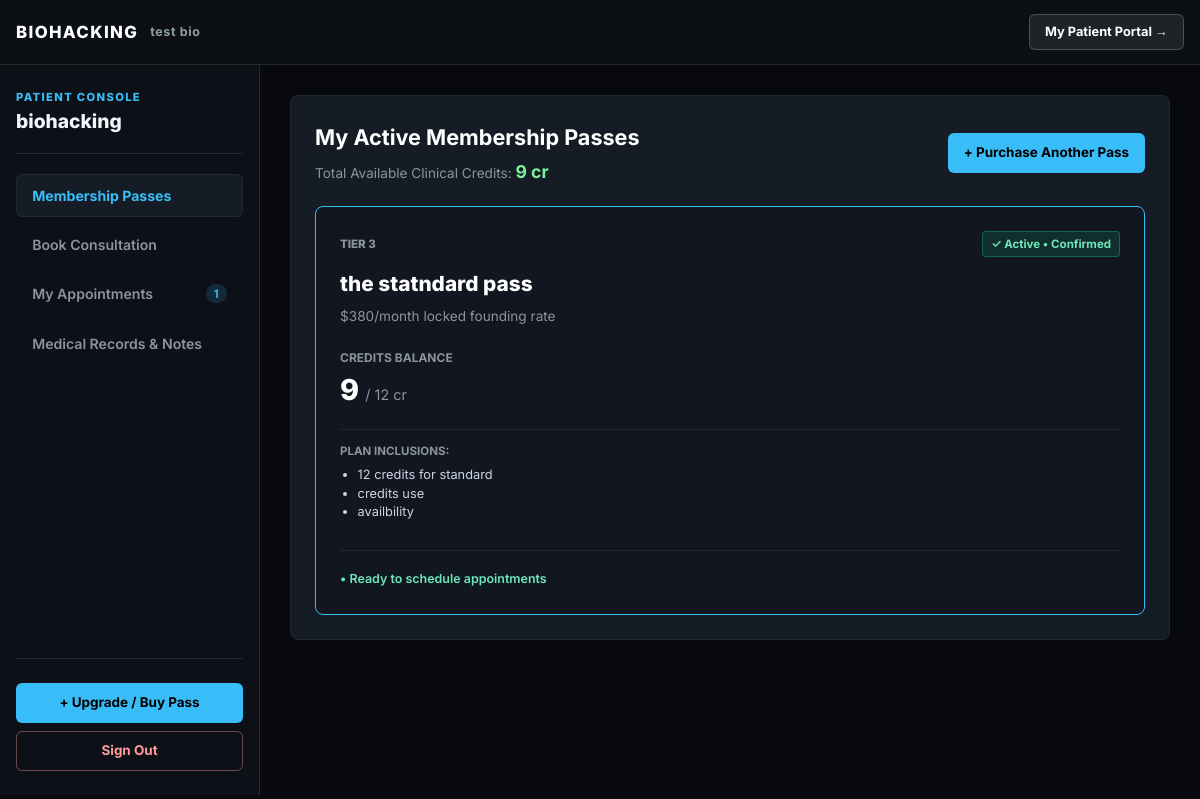
Page /dashboard/member/?org=bio-hacking (signed in) on the earlier database version.
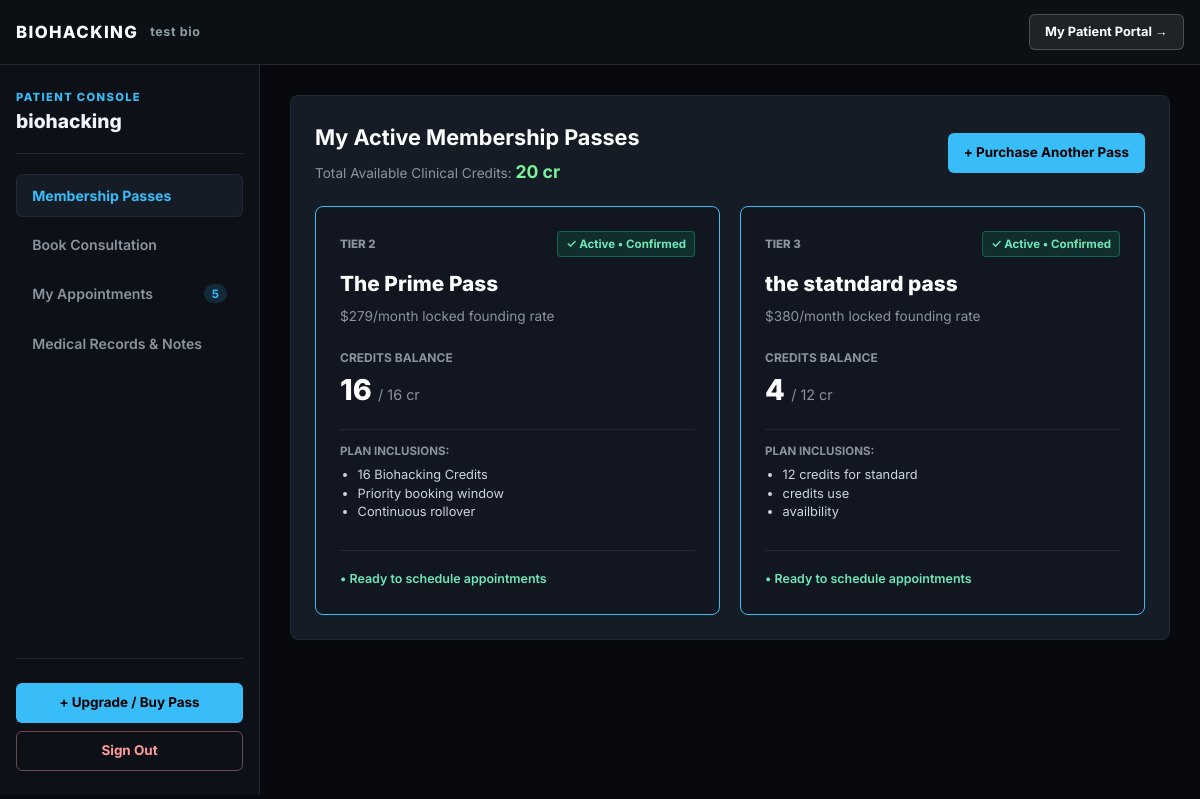
Same page on the later database version.
### tenancy/models.py (models this page shows, shortened)
class Organization(models.Model):
    id = models.UUIDField(primary_key=True, default=uuid.uuid4, editable=False)
    name = models.CharField(max_length=255)
    slug = models.SlugField(unique=True)
    custom_domain = models.CharField(max_length=255, blank=True, null=True, unique=True)
    branding = models.JSONField(
        default=dict,
        help_text="Branding tokens: accent_color, accent_hover, primary_color, tagline, logo_url"
    )
    founding_cap = models.PositiveIntegerField(
        default=100,
        help_text="Total available founding slots (Admin configured)"
    )
    is_active = models.BooleanField(default=True)
    created_at = models.DateTimeField(auto_now_add=True)

### memberships/models.py (models this page shows, shortened)
class Membership(models.Model):
    STATUS_CHOICES = (
        ('active', 'Active'),
        ('pending_deposit', 'Pending Admin Approval (Paid)'),
        ('unpaid', 'Payment Required (Unpaid)'),
        ('canceled', 'Canceled'),
    )
    id = models.UUIDField(primary_key=True, default=uuid.uuid4, editable=False)
    organization = models.ForeignKey(Organization, on_delete=models.CASCADE)
    user = models.ForeignKey(User, on_delete=models.CASCADE, related_name='memberships')
    plan = models.ForeignKey(MembershipPlan, on_delete=models.CASCADE)
    status = models.CharField(max_length=20, choices=STATUS_CHOICES, default='unpaid')
    credit_balance = models.IntegerField(default=0)
    created_at = models.DateTimeField(auto_now_add=True)

class MembershipPlan(models.Model):
    id = models.UUIDField(primary_key=True, default=uuid.uuid4, editable=False)
    organization = models.ForeignKey(Organization, on_delete=models.CASCADE, related_name='plans')
    tier_label = models.CharField(max_length=60, default="TIER 1", help_text="e.g. TIER 1, TIER 2, TIER 4 - EXECUTIVE")
    name = models.CharField(max_length=120)  # Core Pass, Prime Pass, etc.
    standard_rate = models.DecimalField(max_digits=8, decimal_places=2, default=199.00)
    rate_monthly = models.DecimalField(max_digits=8, decimal_places=2)  # Founding rate: 179.00
    credits_per_period = models.PositiveIntegerField()
    deposit_amount = models.DecimalField(max_digits=8, decimal_places=2, default=100.00)
    is_featured = models.BooleanField(default=False)
    inclusions = models.JSONField(default=list)
    allotments = models.JSONField(default=dict)
    stripe_customer_id = models.CharField(max_length=255, blank=True, null=True)
    stripe_subscription_id = models.CharField(max_length=255, blank=True, null=True)

### tenancy/views_dashboards.py (the view)
# urls.py: path('dashboard/member/', member_dashboard_view, name='member_dashboard'),
@login_required
def member_dashboard_view(request):
    user = request.user
    tenant = getattr(request, 'tenant', None)
    org_slug = request.GET.get('org')
    if not tenant and org_slug:
        tenant = Organization.objects.filter(slug=org_slug).first()
    all_user_memberships = Membership.objects.filter(
        user=user,
        organization=tenant
    ).select_related('plan').order_by('-created_at')
    active_memberships = all_user_memberships.filter(status='active')
    total_active_credits = sum(m.credit_balance for m in active_memberships)
    primary_membership = active_memberships.first() or all_user_memberships.first()
    bookings = Booking.objects.filter(
        membership__user=user,
        organization=tenant
    ).select_related('resource', 'doctor').prefetch_related('clinical_note').order_by('-start_time')
    available_plans = MembershipPlan.objects.filter(organization=tenant).order_by('rate_monthly')
    resources = Resource.objects.filter(organization=tenant, is_active=True).order_by('name')
    doctors = UserProfile.objects.filter(
        organization=tenant,
        role='doctor'
    ).select_related('user')
    if not doctors.exists():
        doctors = UserProfile.objects.filter(role='doctor').select_related('user')
    context = {
        'membership': primary_membership,
        'all_user_memberships': all_user_memberships,
        'total_active_credits': total_active_credits,
        'bookings': bookings,
        'tenant': tenant,
        'available_plans': available_plans,
        'resources': resources,
        'doctors': doctors,  # <-- Dropdown ke liye doctors list
    }
    return render(request, 'memberships/dashboard.html', context)

### memberships/templates/memberships/dashboard.html (shortened to what this page needs)
{% extends 'tenancy/base.html' %}
{% load static %}
{% block content %}
<div class="mem-app-layout">
  <aside id="app-sidebar" class="mem-sidebar">
    <div>
      <div class="mem-sidebar-brand">
        <div class="mem-sidebar-badge">Patient Console</div>
        <h2 class="mem-sidebar-title">{{ tenant.name|default:"Clinical Practice" }}</h2>
      </div>
      <nav>
        <ul class="mem-nav-list">
          <li>
            <button type="button" class="mem-nav-item active" onclick="activateSection('tab-overview')">
              <span>Membership Passes</span>
            </button>
          </li>
          <li>
            <button type="button" class="mem-nav-item" onclick="activateSection('tab-reserve')">
              <span>Book Consultation</span>
            </button>
          </li>
          <li>
            <button type="button" class="mem-nav-item" onclick="activateSection('tab-bookings')">
              <span>My Appointments</span>
              <span class="mem-nav-badge">{{ bookings|length }}</span>
            </button>
          </li>
          <li>
            <button type="button" class="mem-nav-item" onclick="activateSection('tab-history')">
              <span>Medical Records &amp; Notes</span>
            </button>
          </li>
        </ul>
      </nav>
    </div>
    <div style="display: flex; flex-direction: column; gap: 0.5rem; padding-top: 1.5rem; border-top: 1px solid var(--mem-border);">
      <a href="/?org={{ tenant.slug|default:'bio-hacking' }}#pricing-tiers" class="mem-btn mem-btn-primary" style="width: 100%; text-decoration: none;">
        + Upgrade / Buy Pass
      </a>
      <a href="/logout/" class="mem-btn mem-btn-danger" style="width: 100%;">Sign Out</a>
    </div>
  </aside>
  <main class="mem-stage">
    <div id="tab-overview" class="mem-tab-content active">
      <section class="mem-panel">
        <div class="mem-panel-header">
          <div>
            <h2 class="mem-panel-title">My Active Membership Passes</h2>
            <p style="color: var(--mem-muted); font-size: 0.85rem; margin-top: 0.2rem;">
              Total Available Clinical Credits: <strong style="color: var(--mem-success); font-size: 1.1rem;">{{ total_active_credits|default:0 }} cr</strong>
            </p>
          </div>
          <a href="/?org={{ tenant.slug|default:'bio-hacking' }}#pricing-tiers" class="mem-btn mem-btn-primary" style="text-decoration: none;">
            + Purchase Another Pass
          </a>
        </div>
        <div class="mem-cards-grid">
          {% for mem in all_user_memberships %}
          <div style="background: var(--mem-surface); border: 1px solid {% if mem.status == 'active' %}var(--mem-accent){% elif mem.status == 'pending_deposit' %}var(--mem-warning){% else %}rgba(255, 255, 255, 0.2){% endif %}; padding: 1.5rem; border-radius: 8px; display: flex; flex-direction: column; justify-content: space-between; gap: 1rem; position: relative;">
            <div>
              <div style="display: flex; justify-content: space-between; align-items: center; margin-bottom: 0.65rem;">
                <span style="font-size: 0.72rem; color: var(--mem-muted); font-weight: 800; text-transform: uppercase;">
                  {{ mem.plan.tier_label }}
                </span>
                {% if mem.status == 'active' %}
                  <span style="font-size: 0.72rem; background: rgba(16, 185, 129, 0.15); color: #6ee7b7; border: 1px solid rgba(16, 185, 129, 0.4); padding: 0.18rem 0.5rem; border-radius: 4px; font-weight: 700;">
                    &#10003; Active &bull; Confirmed
                  </span>
                {% elif mem.status == 'pending_deposit' %}
                  <span style="font-size: 0.72rem; background: rgba(245, 158, 11, 0.15); color: #fbbf24; border: 1px solid rgba(245, 158, 11, 0.4); padding: 0.18rem 0.5rem; border-radius: 4px; font-weight: 700;">
                    &#9679; Payment Received &bull; Pending Verification
                  </span>
                {% else %}
                  <span style="font-size: 0.72rem; background: rgba(239, 68, 68, 0.15); color: #fca5a5; border: 1px solid rgba(239, 68, 68, 0.4); padding: 0.18rem 0.5rem; border-radius: 4px; font-weight: 700;">
                    &#9888; Payment Required (Unpaid)
                  </span>
                {% endif %}
              </div>
              <h3 style="margin: 0; font-size: 1.3rem; color: #fff; font-weight: 800;">{{ mem.plan.name }}</h3>
              <div style="font-size: 0.85rem; color: var(--mem-muted); margin-top: 0.35rem;">
                ${{ mem.plan.rate_monthly|floatformat:0 }}/month locked founding rate
              </div>
              <div style="margin: 1.25rem 0 0.5rem;">
                <div style="font-size: 0.75rem; text-transform: uppercase; color: var(--mem-muted); font-weight: 700;">Credits Balance</div>
                <div style="font-size: 1.8rem; font-weight: 800; color: #fff;">
                  {% if mem.status == 'active' %}
                    {{ mem.credit_balance }} <span style="font-size: 0.9rem; color: var(--mem-muted); font-weight: 400;">/ {{ mem.plan.credits_per_period }} cr</span>
                  {% elif mem.status == 'pending_deposit' %}
                    <span style="color: #fbbf24; font-size: 1.2rem;">+{{ mem.plan.credits_per_period }} credits pending release</span>
                  {% else %}
                    <span style="color: #fca5a5; font-size: 1.2rem;">0 credits (Pay to unlock)</span>
                  {% endif %}
                </div>
              </div>
              <div style="margin-top: 1rem; border-top: 1px solid var(--mem-border-light); padding-top: 0.75rem;">
                <div style="font-size: 0.72rem; color: var(--mem-muted); text-transform: uppercase; font-weight: 700; margin-bottom: 0.35rem;">Plan Inclusions:</div>
                <ul style="padding-left: 1.1rem; margin: 0; font-size: 0.8rem; color: #cbd5e1; line-height: 1.45;">
                  {% for inc in mem.plan.inclusions %}
                    <li>{{ inc }}</li>
                  {% empty %}
                    <li>{{ mem.plan.credits_per_period }} Clinical credits/mo</li>
                  {% endfor %}
                </ul>
              </div>
            </div>
            <div style="margin-top: 0.75rem; border-top: 1px solid var(--mem-border); padding-top: 0.85rem;">
              {% if mem.status == 'active' %}
                <span style="color: #6ee7b7; font-size: 0.78rem; font-weight: 600;">&bull; Ready to schedule appointments</span>
              {% elif mem.status == 'pending_deposit' %}
                <span style="color: #fbbf24; font-size: 0.78rem; font-weight: 600;">&bull; Clinic Admin will verify &amp; activate credits</span>
              {% endif %}
            </div>
          </div>
          {% endfor %}
        </div>
      </section>
    </div>
  </main>
</div>
{% endblock %}

### tenancy/templates/tenancy/base.html (shortened to what this page needs)
{% load static %}
<!DOCTYPE html>
<html lang="en">
<head>
  <link rel="stylesheet" href="{% static 'tenancy/css/base.css' %}">
</head>
<body>
  <header class="site-header">
    <div class="header-wrapper" style="max-width: 1400px; margin: 0 auto; display: flex; justify-content: space-between; align-items: center; width: 100%;">
      <div style="display: flex; align-items: center; gap: 0.75rem;">
        <a href="/?org={{ request.tenant.slug|default:'biohacking' }}" class="brand-logo" style="color: #fff; font-weight: 800; text-decoration: none; font-size: 1.05rem; letter-spacing: 0.08em;">
          {{ request.tenant.name|default:"REVFLOW"|upper }}
        </a>
        <span id="tenant-accent-badge" class="hide-mobile" style="color: var(--app-accent); font-size: 0.78rem; font-weight: 700; letter-spacing: 0.05em;">
          {{ request.tenant.branding.tagline|default:"" }}
        </span>
      </div>
      <div>
        {% if request.user.is_authenticated %}
          {% if request.user.is_superuser %}
            <a href="/dashboard/super-admin/" class="header-dash-btn">
              Master Console &rarr;
            </a>
          {% elif request.user.profile.role == 'org_admin' or request.user.userprofile.role == 'org_admin' %}
            <a href="/dashboard/org-admin/?org={{ request.tenant.slug|default:request.user.profile.organization.slug|default:'biohacking' }}" class="header-dash-btn">
              Clinic Console &rarr;
            </a>
          {% elif request.user.profile.role == 'doctor' or request.user.userprofile.role == 'doctor' %}
            <a href="/dashboard/doctor/?org={{ request.tenant.slug|default:request.user.profile.organization.slug|default:'biohacking' }}" class="header-dash-btn">
              Doctor Console &rarr;
            </a>
          {% elif request.user.profile.role == 'receptionist' or request.user.userprofile.role == 'receptionist' %}
            <a href="/dashboard/reception/?org={{ request.tenant.slug|default:request.user.profile.organization.slug|default:'biohacking' }}" class="header-dash-btn">
              Reception Desk &rarr;
            </a>
          {% else %}
            <a href="/dashboard/member/?org={{ request.tenant.slug|default:request.user.profile.organization.slug|default:'biohacking' }}" class="header-dash-btn">
              My Patient Portal &rarr;
            </a>
          {% endif %}
        {% else %}
          <a href="/login/?org={{ request.tenant.slug|default:'HBOT Booking ' }}" class="header-dash-btn">
            Sign In &rarr;
          </a>
        {% endif %}
      </div>
    </div>
  </header>
  <main>
    {% block content %}{% endblock %}
  </main>
</body>
</html>

Differences in the rows shown:
added Membership: plan.tier_label "TIER 2", status "✓ Active • Confirmed", plan.name "The Prime Pass", plan.rate_monthly "279", credit_balance "16", plan.credits_per_period "16", inclusions "16 Biohacking Credits" "Priority booking window" "Continuous rollover"
changed Membership "the statndard pass": credit_balance "9" → "4"
Other differences:
{{ bookings|length }}: "1" → "5"
{{ total_active_credits|default:0 }}: "9" → "20"
